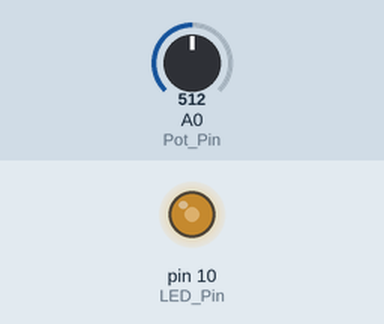
Simulated run of this sketch. Board: Arduino Uno, built with avr-gcc and run on an emulated ATmega328P. On the bench: output pins drawn as LEDs (lit = HIGH). The test bench sets the inputs (shaded band); at power-on: A0 (Pot_Pin) = 512.

Above: at 2.8 s.
2.9 s: A0 (Pot_Pin) set to 716
At 3.3 s:
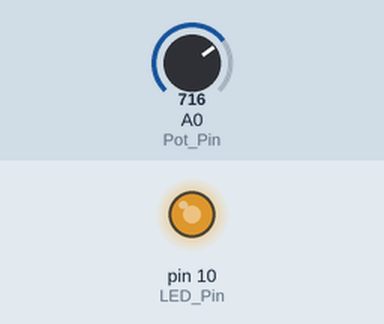
4.5 s: A0 (Pot_Pin) set to 900
At 6.0 s:
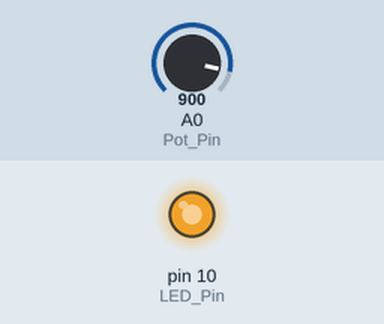
6.5 s: A0 (Pot_Pin) set to 122
At 7.5 s:
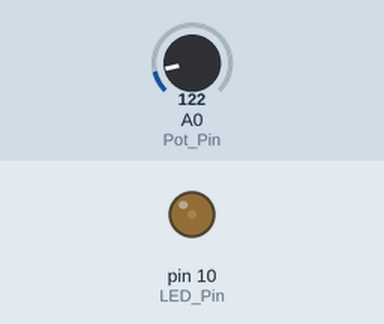
8.5 s: A0 (Pot_Pin) set to 511
At 10.3 s:
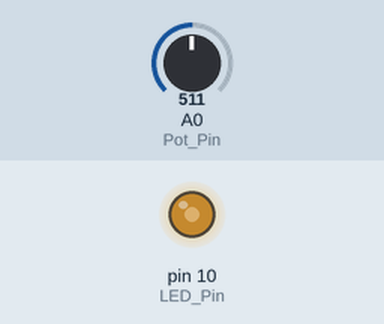
Timing chart, 0 to 11.5 s (numbered marks = the images above; inputs shaded):
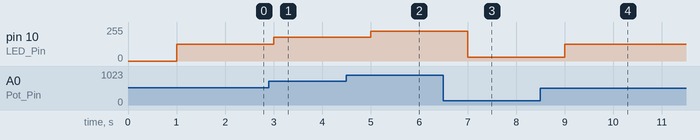

The sketch:

9_2_b.ino
```cpp
int LED_Pin = 10;
long loopFreq = 1000;
unsigned long zeitdamals = 0;
int Pot_Pin = A0;
int Pot_val= 0 ;
int pwm= 0;


void setup() {

  pinMode(LED_Pin, OUTPUT);
}
void loop() {

  unsigned long zeitjetzt = millis();
  if(zeitjetzt - zeitdamals >= loopFreq){
  zeitdamals=zeitjetzt;
  Pot_val= analogRead(Pot_Pin);
  pwm = map(Pot_val, 0, 1023, 0, 255);
  analogWrite(LED_Pin, pwm);
  }

}
```

Measured:
- after the input at 2.9 s, pin 10 (LED_Pin): 127/255 → 178/255 after 0.10 s
- after the input at 4.5 s, pin 10 (LED_Pin): 178/255 → 224/255 after 0.50 s
- after the input at 6.5 s, pin 10 (LED_Pin): 224/255 → 30/255 after 0.50 s
- after the input at 8.5 s, pin 10 (LED_Pin): 30/255 → 127/255 after 0.50 s
